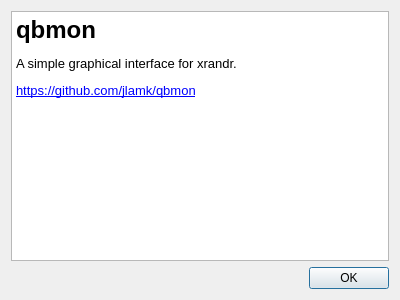
<?xml version="1.0" encoding="UTF-8"?>
<ui version="4.0">
 <class>About</class>
 <widget class="QWidget" name="About">
  <property name="geometry">
   <rect>
    <x>0</x>
    <y>0</y>
    <width>400</width>
    <height>300</height>
   </rect>
  </property>
  <property name="windowTitle">
   <string>Form</string>
  </property>
  <layout class="QGridLayout" name="gridLayout">
   <item row="0" column="0">
    <widget class="QTextEdit" name="textEdit">
     <property name="readOnly">
      <bool>true</bool>
     </property>
     <property name="html">
      <string>&lt;!DOCTYPE HTML PUBLIC &quot;-//W3C//DTD HTML 4.0//EN&quot; &quot;http://www.w3.org/TR/REC-html40/strict.dtd&quot;&gt;
&lt;html&gt;&lt;head&gt;&lt;meta name=&quot;qrichtext&quot; content=&quot;1&quot; /&gt;&lt;style type=&quot;text/css&quot;&gt;
p, li { white-space: pre-wrap; }
&lt;/style&gt;&lt;/head&gt;&lt;body style=&quot; font-family:'Sans'; font-size:10pt; font-weight:400; font-style:normal;&quot;&gt;
&lt;h1 style=&quot; margin-top:18px; margin-bottom:12px; margin-left:0px; margin-right:0px; -qt-block-indent:0; text-indent:0px;&quot;&gt;&lt;a name=&quot;user-content-qbmon&quot;&gt;&lt;/a&gt;&lt;span style=&quot; font-size:xx-large; font-weight:600;&quot;&gt;q&lt;/span&gt;&lt;span style=&quot; font-size:xx-large; font-weight:600;&quot;&gt;bmon&lt;/span&gt;&lt;/h1&gt;
&lt;p style=&quot; margin-top:12px; margin-bottom:12px; margin-left:0px; margin-right:0px; -qt-block-indent:0; text-indent:0px;&quot;&gt;A simple graphical interface for xrandr.&lt;/p&gt;
&lt;p style=&quot; margin-top:12px; margin-bottom:12px; margin-left:0px; margin-right:0px; -qt-block-indent:0; text-indent:0px;&quot;&gt;&lt;a href=&quot;https://github.com/jlamk/qbmon&quot;&gt;&lt;span style=&quot; text-decoration: underline; color:#0000ff;&quot;&gt;https://github.com/jlamk/qbmon&lt;/span&gt;&lt;/a&gt;&lt;/p&gt;&lt;/body&gt;&lt;/html&gt;</string>
     </property>
     <property name="textInteractionFlags">
      <set>Qt::LinksAccessibleByMouse</set>
     </property>
    </widget>
   </item>
   <item row="1" column="0">
    <widget class="QDialogButtonBox" name="buttonBox">
     <property name="standardButtons">
      <set>QDialogButtonBox::Ok</set>
     </property>
    </widget>
   </item>
  </layout>
 </widget>
 <resources/>
 <connections/>
</ui>
